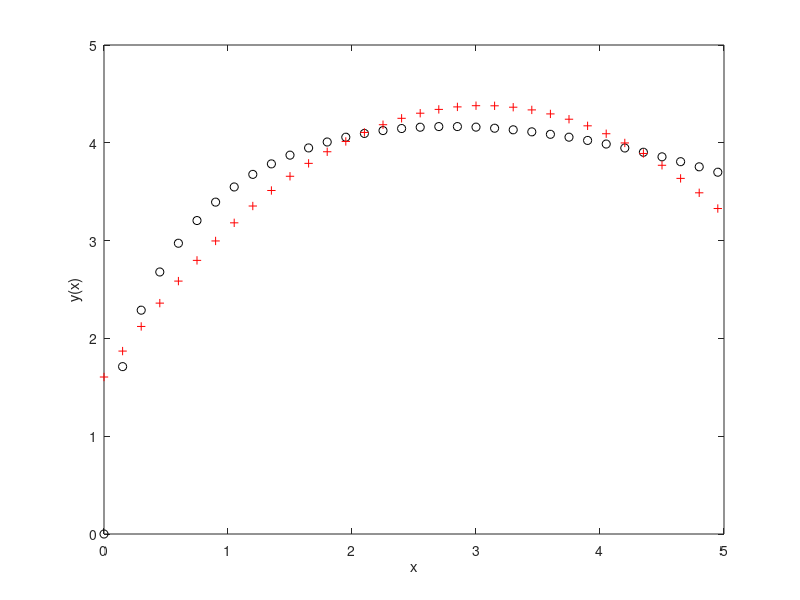
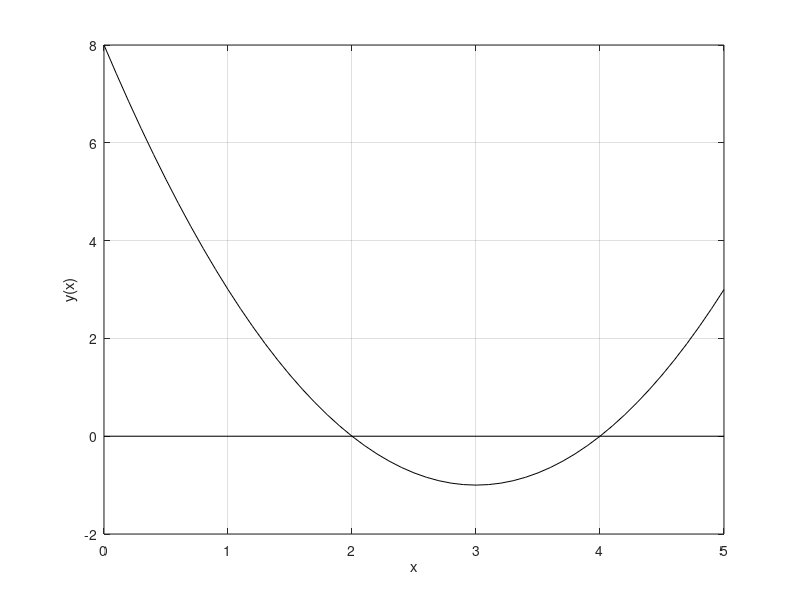
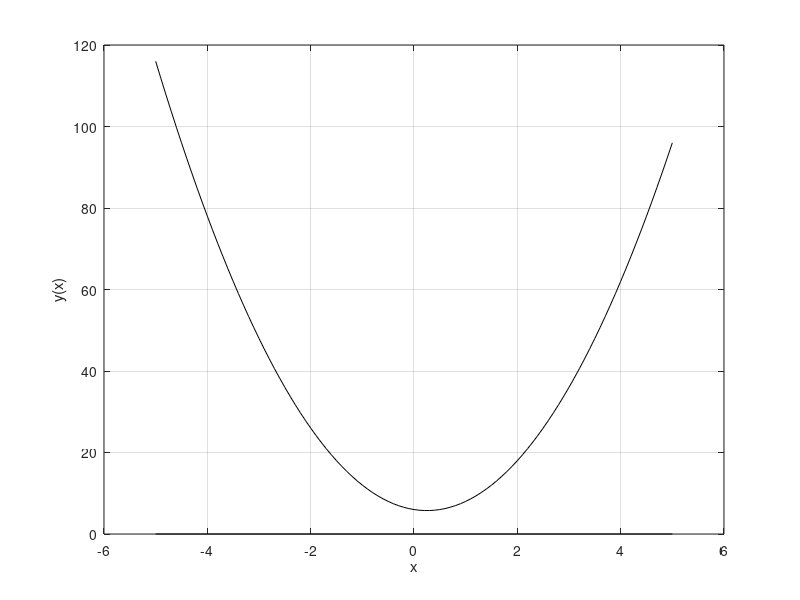
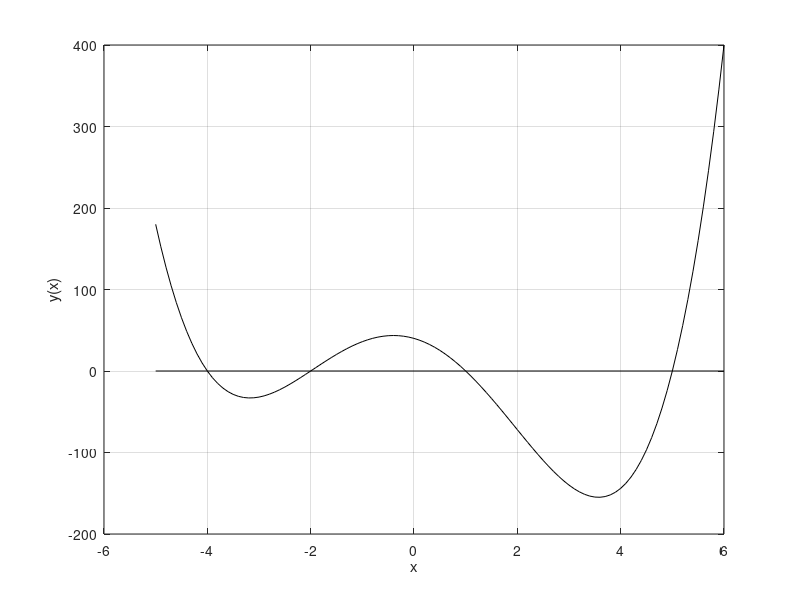

The MATLAB script that drew these images, in order: (Note: this script raises an error after producing the figures.)
clear all
close all
clc

% L19 practical: polynomial curve fitting, roots, statistics and
% interpolation

addpath('./ncm'); % add the GUItools for root finding!

%% Part 3 - review polynomials

order = 2;
x = 0 : 0.15 : 5;
y = 5 .* sqrt(x) - 1.5 .* x; % we have x^(1/2) now

p = polyfit( x, y, order );
yFit = polyval( p, x );

figure;
plot( x, y, 'ko' ); hold on;
plot( x, yFit, 'r+' );

xlabel('x'); ylabel('y(x)');

% Increasing the order of the polynomial allows for more complex curves to
% be fit 

% Be careful to not over-fit your data!

% MATLAB will give a warning if the result is poorly conditioned (try
% order=20) 

%% Part 4: roots of polynomials (disc. > 0)

clc; % clear the command window

x = 0 : 0.1 : 5; % make an x-vector
y = x.^2 - 6*x + 8; % our function f(x) or y(x)

figure;

plot( x, y, 'k' ); xlabel('x'); ylabel('y(x)'); grid on;
hold on;
plot([x(1) x(end)],[0 0],'k');

P = [1, -6, 8 ];
roots( P )

%% (disc. < 0) --> two complex roots 

x = -5 : 0.1 : 5;
y = 4*x.^2 - 2*x + 6;

figure;

plot( x, y, 'k' ); xlabel('x'); ylabel('y(x)'); grid on;
hold on;
plot([x(1) x(end)],[0 0],'k');

P = [4, -2, 6 ];
roots( P )

%% higher order polynomial

x = -5 : 0.1 : 6;
y = x.^4 - 23*x.^2 - 18*x + 40;

figure;

plot( x, y, 'k' ); xlabel('x'); ylabel('y(x)'); grid on;
hold on;
plot([x(1) x(end)],[0 0],'k');

P = [1, 0, -23, -18, 40 ];
roots( P )

%% Bisection method to find a value

% our function is f(x) = x^2 = 2
% our interval is x=[1,2] and we looking for x=2^(1/2)
format long

a = 1; % start of interval
b = 2; % end of interval
k = 0; % a counter to tell us how many iterations we have made
while b-a > eps
    
    k = k + 1; % update the counter

    x = (a + b) / 2; % compute the midpoint
    fprintf('x = %0.15f\n',x);

    % compare current x value to actual function
    if x^2 > 2
        b = x; % reset the upper bound
    else
        a = x; % reset the lower bound
    end
end

sqrt(2)

%% Now use bisection to find roots of a function

% We might not be able to actually find a point where f(x) is exactly zero.
% Our goal is as follows: 
%   Find a very small interval, perhaps two successive floating-point
%   numbers, on which the function changes sign. 
%
% The Matlab code for bisection is 

f = @(x) x.^2 - 6*x + 8; % our function f(x)

% Let's find the root x=2
a = 1;
b = 3;

k = 0;
while abs(b-a) > eps*abs(b)
    
    x = (a + b)/2; % compute the midpoint
    fprintf('x = %0.15f\n',x);

    if sign(f(x)) == sign(f(b)) % test if both are positive or ne
        b = x;
    else
        a = x;
    end
    k = k + 1;
end

% Bisection is slow. With the termination condition in the above code, it
% always takes 52 steps for any function. But it is completely reliable. If
% we can find a starting interval with a change of sign, then bisection
% cannot fail to reduce that interval to two successive floating-point
% numbers that bracket the desired result.    

%% Let's use MATLAB's function fzerotx()

% This is a textbook example of fzero(). We give it a function and we give
% it the interval [a,b].

J0 = @(x) besselj( 0, x ); % Make a function. We are making a zero order bessel function

for n = 1 : 10 % find the first ten roots (we know they are spaced roughly pi apart, hence we change a,b for each root)
    a = (n-1) * pi;
    b = n * pi;
    z(n) = fzerotx( J0, [a,b] );
end

% compute the actual bessel function
x = 0 : pi/50 : 10*pi;
y = J0(x);

% plot the zero
plot( z, zeros(1,10), 'o'); hold on; % plot the roots
plot( x, y, '-' ); grid on;% plot the continuous function
axis('tight');

%% try the fzeroGUI() to see how fzero uses the different methods

% find the first root between zero and pi
a = 0;
b = 3.83;

fzerogui( J0, [a,b] );

%% now just try fzero()

myZero = fzero( J0, pi )
% This will find the zero closest to pi, which should be the first zero

%% for optimization problems, you can use fmin()
% to find the minimum value of a function instead of the root.

%%

f = @(x) x.^3 - 2*x - 5;

% f(x)= x.^3 - 2*x - 5;

%%

f = @(x) 1/(x-pi);
z = fzerotx( f, [0,5] )



